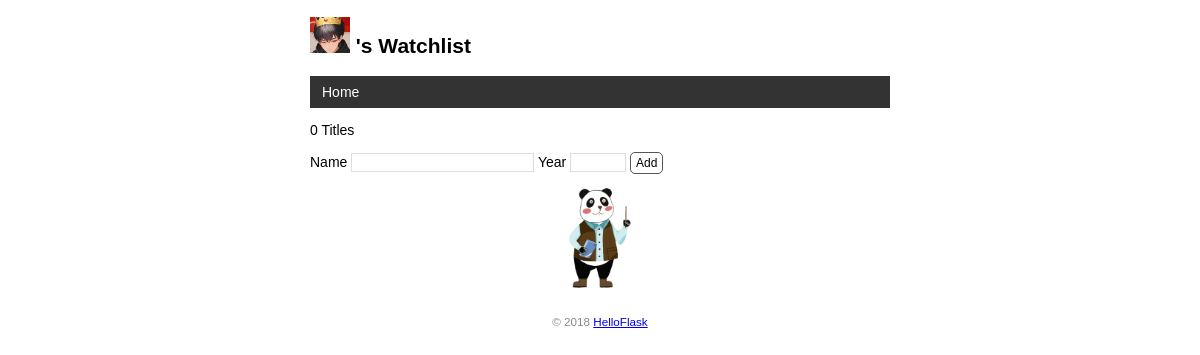
/, run on an earlier commit of the app's database.
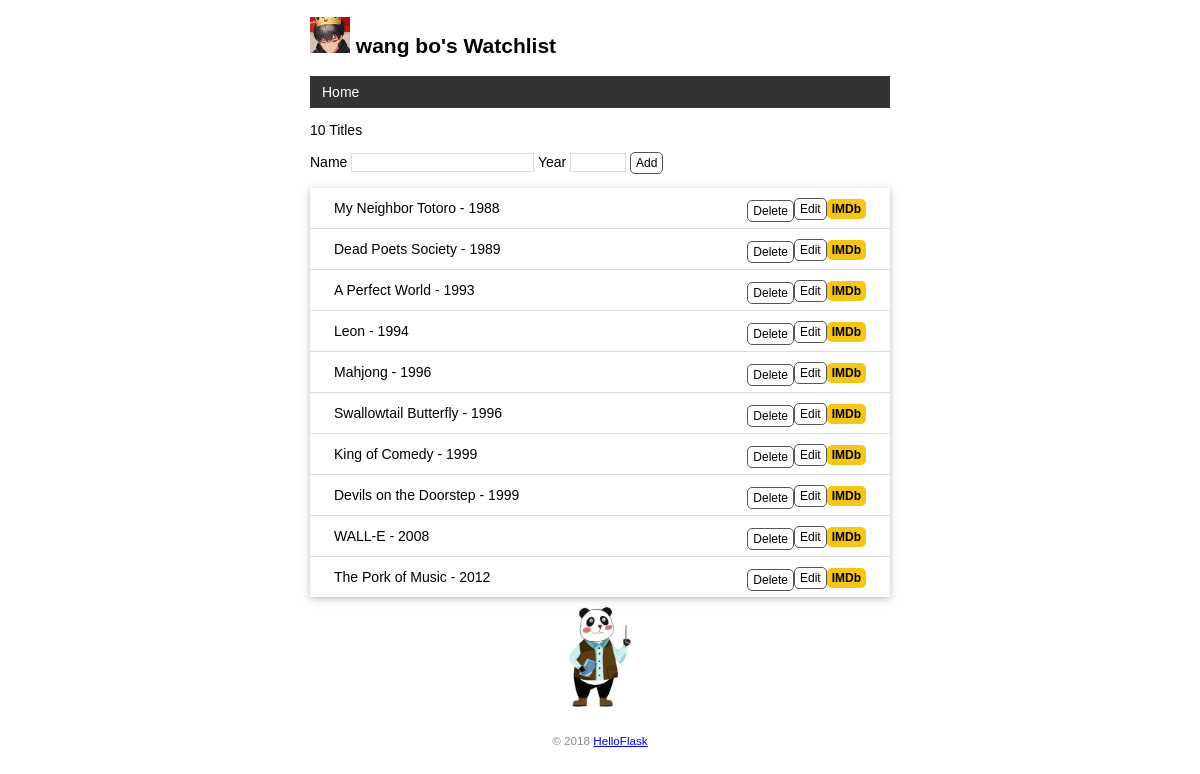
And on a later commit of the database.
### app.py (models this page shows)
class User(db.Model):  # 表名将会是 user（自动生成，小写处理）
    id = db.Column(db.Integer, primary_key=True)  # 主键
    name = db.Column(db.String(20))  # 名字

class Movie(db.Model):  # 表名将会是 movie
    id = db.Column(db.Integer, primary_key=True)  # 主键
    title = db.Column(db.String(60))  # 电影标题
    year = db.Column(db.String(4))  # 电影年份

### app.py (the view, shortened to what this page needs)
@app.route('/', methods=['GET', 'POST'])
def index():
    movies = Movie.query.all()
    return render_template('index.html', movies=movies)

### app.py (called while the page is built)
@app.context_processor
def inject_user():
    user = User.query.first()
    return dict(user=user)

### templates/index.html
{% extends 'base.html' %}
{% block content %}
<p>{{ movies|length }} Titles</p>
<form method="post">
    Name <input type="text" name="title" autocomplete="off" required>
    Year <input type="text" name="year" autocomplete="off" required>
    <input class="btn" type="submit" name="submit" value="Add">
</form>
<ul class="movie-list">
    {% for movie in movies %}
    <li>{{ movie.title }} - {{ movie.year }}
        <span class="float-right">
            <a class="imdb" href="https://www.imdb.com/find?q={{ movie.title }}" target="_blank" title="Find this movie on IMDb">IMDb</a>
        </span>
        <span class="float-right">
            <a class="btn" href="{{ url_for('edit', movie_id=movie.id) }}">Edit</a>
        </span>
       <span class="float-right">
            <form class="inline-form" method="post" action="{{ url_for('delete', movie_id=movie.id) }}">
                <input class="btn" type="submit" name="delete" value="Delete" onclick="return confirm('确认要删除吗?')">
            </form>
       </span>
    </li>
    {% endfor %}
</ul>
<img alt="Walking panda" class="panda" src="{{ url_for('static', filename='images/panda.gif') }}" title="to~to~ro~">
{% endblock %}

### templates/base.html (shortened to what this page needs)
<!DOCTYPE html>
<html lang="en">
<head>
    {% block head %}
    <link rel="stylesheet" href="{{ url_for('static', filename='style.css') }}" type="text/css">
    {% endblock %}
</head>
<body>
    <h2>
        <img alt="Avatar" class="avatar" src="{{ url_for('static', filename='images/avatar.png') }}">
        {{ user.name }}'s Watchlist
    </h2>
    <nav>
        <ul>
            <li><a href="{{ url_for('index') }}">Home</a></li>
        </ul>
    </nav>
    {% block content %}{% endblock %}
    <footer>
        <small>&copy; 2018 <a href="http://helloflask.com/book/3">HelloFlask</a></small>
    </footer>
</body>
</html>

### static/style.css (style rules this page uses)
body { margin: auto; max-width: 580px; font-size: 14px; font-family: Helvetica, Arial, sans-serif; }
footer { color: #888; margin-top: 15px; text-align: center; padding: 10px; }
.avatar { width: 40px; }
.movie-list { list-style-type: none; padding: 0; margin-bottom: 10px; box-shadow: 0 2px 5px 0 rgba(0, 0, 0, 0.16), 0 2px 10px 0 rgba(0, 0, 0, 0.12); }
.movie-list li { padding: 12px 24px; border-bottom: 1px solid #ddd; }
.movie-list li:last-child { border-bottom:none; }
.panda { display: block; margin: 0 auto; height: 100px; }
nav ul { list-style-type: none; margin: 0; padding: 0; overflow: hidden; background-color: #333; }
nav li { float: left; }
nav li a { display: block; color: white; text-align: center; padding: 8px 12px; text-decoration: none; }
.float-right { float: right; }
.imdb { font-size: 12px; font-weight: bold; color: black; text-decoration: none; background: #F5C518; border-radius: 5px; padding: 3px 5px; }
input[type=submit] { font-family: inherit; }
input[type=text] { border: 1px solid #ddd; }
input[name=year] { width: 50px; }
.btn { font-size: 12px; padding: 3px 5px; text-decoration: none; cursor: pointer; background-color: white; color: black; border: 1px solid #555555; border-radius: 5px; }
.inline-form { display: inline; }

What changed in the data, as far as the page shows it:
added User: name "wang bo"
added Movie: title "My Neighbor Totoro", year "1988"
added Movie: title "Dead Poets Society", year "1989"
added Movie: title "A Perfect World", year "1993"
added Movie: title "Leon", year "1994"
added Movie: title "Mahjong", year "1996"
added Movie: title "Swallowtail Butterfly", year "1996"
added Movie: title "King of Comedy", year "1999"
added Movie: title "Devils on the Doorstep", year "1999"
added Movie: title "WALL-E", year "2008"
added Movie: title "The Pork of Music", year "2012"
Also different on the page:
{{ movies|length }}: "0" → "10"
